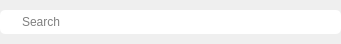
<?xml version="1.0" encoding="UTF-8"?>
<ui version="4.0">
 <class>SearchWidget</class>
 <widget class="QWidget" name="SearchWidget">
  <property name="geometry">
   <rect>
    <x>0</x>
    <y>0</y>
    <width>341</width>
    <height>44</height>
   </rect>
  </property>
  <property name="windowTitle">
   <string>Form</string>
  </property>
  <layout class="QHBoxLayout" name="horizontalLayout" stretch="1">
   <property name="spacing">
    <number>0</number>
   </property>
   <property name="margin">
    <number>0</number>
   </property>
   <item>
    <widget class="QLineEdit" name="search_edit">
     <property name="minimumSize">
      <size>
       <width>0</width>
       <height>24</height>
      </size>
     </property>
     <property name="styleSheet">
      <string notr="true">#search_edit {
background-image: url(:/tk-multi-workfiles/search.png);
background-repeat: no-repeat;
background-position: center left;
border-radius: 5px;
padding-left:20px;
padding-right:20px;
}</string>
     </property>
     <property name="placeholderText">
      <string>Search</string>
     </property>
    </widget>
   </item>
  </layout>
 </widget>
 <resources>
  <include location="resources.qrc"/>
 </resources>
 <connections/>
</ui>
